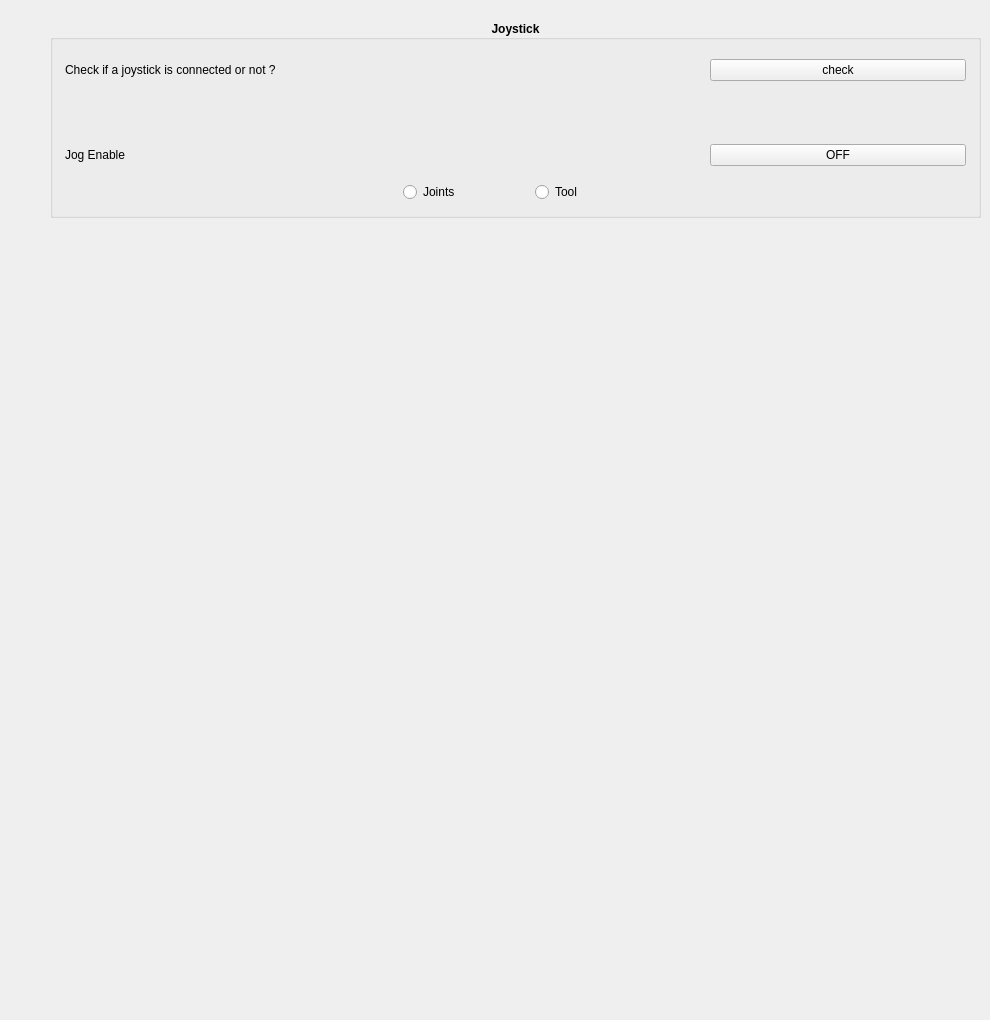
          <widget class="QWidget" name="joy_tab">
           <attribute name="title">
            <string>JOYSTICK</string>
           </attribute>
           <widget class="QWidget" name="verticalLayoutWidget_3">
            <property name="geometry">
             <rect>
              <x>50</x>
              <y>20</y>
              <width>931</width>
              <height>991</height>
             </rect>
            </property>
            <layout class="QVBoxLayout" name="verticalLayout_11" stretch="20,80">
             <item>
              <widget class="QGroupBox" name="groupBox_10">
               <property name="font">
                <font>
                 <weight>75</weight>
                 <bold>true</bold>
                </font>
               </property>
               <property name="title">
                <string>Joystick</string>
               </property>
               <property name="alignment">
                <set>Qt::AlignCenter</set>
               </property>
               <widget class="QWidget" name="verticalLayoutWidget_23">
                <property name="geometry">
                 <rect>
                  <x>10</x>
                  <y>30</y>
                  <width>911</width>
                  <height>161</height>
                 </rect>
                </property>
                <layout class="QVBoxLayout" name="verticalLayout_43" stretch="3,20,3,10,3,25,3,30,3">
                 <item>
                  <spacer name="verticalSpacer_39">
                   <property name="orientation">
                    <enum>Qt::Vertical</enum>
                   </property>
                   <property name="sizeHint" stdset="0">
                    <size>
                     <width>20</width>
                     <height>40</height>
                    </size>
                   </property>
                  </spacer>
                 </item>
                 <item>
                  <layout class="QHBoxLayout" name="horizontalLayout_64" stretch="70,0,30">
                   <property name="leftMargin">
                    <number>5</number>
                   </property>
                   <property name="rightMargin">
                    <number>5</number>
                   </property>
                   <item>
                    <widget class="QLabel" name="label_132">
                     <property name="font">
                      <font>
                       <weight>50</weight>
                       <bold>false</bold>
                      </font>
                     </property>
                     <property name="text">
                      <string>Check if a joystick is connected or not ? </string>
                     </property>
                    </widget>
                   </item>
                   <item>
                    <spacer name="horizontalSpacer_20">
                     <property name="orientation">
                      <enum>Qt::Horizontal</enum>
                     </property>
                     <property name="sizeHint" stdset="0">
                      <size>
                       <width>40</width>
                       <height>20</height>
                      </size>
                     </property>
                    </spacer>
                   </item>
                   <item>
                    <widget class="QPushButton" name="checkJoyConnectedBtn">
                     <property name="font">
                      <font>
                       <weight>50</weight>
                       <bold>false</bold>
                      </font>
                     </property>
                     <property name="text">
                      <string>check</string>
                     </property>
                    </widget>
                   </item>
                  </layout>
                 </item>
                 <item>
                  <spacer name="verticalSpacer_40">
                   <property name="orientation">
                    <enum>Qt::Vertical</enum>
                   </property>
                   <property name="sizeHint" stdset="0">
                    <size>
                     <width>20</width>
                     <height>40</height>
                    </size>
                   </property>
                  </spacer>
                 </item>
                 <item>
                  <layout class="QHBoxLayout" name="horizontalLayout_67">
                   <item>
                    <widget class="QLabel" name="status_label">
                     <property name="text">
                      <string/>
                     </property>
                     <property name="alignment">
                      <set>Qt::AlignCenter</set>
                     </property>
                    </widget>
                   </item>
                  </layout>
                 </item>
                 <item>
                  <spacer name="verticalSpacer_41">
                   <property name="orientation">
                    <enum>Qt::Vertical</enum>
                   </property>
                   <property name="sizeHint" stdset="0">
                    <size>
                     <width>20</width>
                     <height>40</height>
                    </size>
                   </property>
                  </spacer>
                 </item>
                 <item>
                  <layout class="QHBoxLayout" name="horizontalLayout_65" stretch="70,0,30">
                   <property name="leftMargin">
                    <number>5</number>
                   </property>
                   <property name="rightMargin">
                    <number>5</number>
                   </property>
                   <item>
                    <widget class="QLabel" name="label_133">
                     <property name="font">
                      <font>
                       <weight>50</weight>
                       <bold>false</bold>
                      </font>
                     </property>
                     <property name="text">
                      <string>Jog Enable</string>
                     </property>
                    </widget>
                   </item>
                   <item>
                    <spacer name="horizontalSpacer_21">
                     <property name="orientation">
                      <enum>Qt::Horizontal</enum>
                     </property>
                     <property name="sizeHint" stdset="0">
                      <size>
                       <width>40</width>
                       <height>20</height>
                      </size>
                     </property>
                    </spacer>
                   </item>
                   <item>
                    <widget class="QPushButton" name="jog_joystick_enable_btn">
                     <property name="font">
                      <font>
                       <weight>50</weight>
                       <bold>false</bold>
                      </font>
                     </property>
                     <property name="text">
                      <string>OFF</string>
                     </property>
                    </widget>
                   </item>
                  </layout>
                 </item>
                 <item>
                  <spacer name="verticalSpacer_38">
                   <property name="orientation">
                    <enum>Qt::Vertical</enum>
                   </property>
                   <property name="sizeHint" stdset="0">
                    <size>
                     <width>20</width>
                     <height>40</height>
                    </size>
                   </property>
                  </spacer>
                 </item>
                 <item>
                  <layout class="QHBoxLayout" name="horizontalLayout_66">
                   <item>
                    <layout class="QHBoxLayout" name="horizontalLayout_68" stretch="38,10,4,10,38">
                     <property name="leftMargin">
                      <number>0</number>
                     </property>
                     <property name="topMargin">
                      <number>0</number>
                     </property>
                     <property name="rightMargin">
                      <number>3</number>
                     </property>
                     <property name="bottomMargin">
                      <number>0</number>
                     </property>
                     <item>
                      <spacer name="horizontalSpacer_47">
                       <property name="orientation">
                        <enum>Qt::Horizontal</enum>
                       </property>
                       <property name="sizeHint" stdset="0">
                        <size>
                         <width>40</width>
                         <height>20</height>
                        </size>
                       </property>
                      </spacer>
                     </item>
                     <item>
                      <widget class="QRadioButton" name="jointControlRB">
                       <property name="font">
                        <font>
                         <weight>50</weight>
                         <bold>false</bold>
                        </font>
                       </property>
                       <property name="text">
                        <string>Joints</string>
                       </property>
                      </widget>
                     </item>
                     <item>
                      <spacer name="horizontalSpacer_48">
                       <property name="orientation">
                        <enum>Qt::Horizontal</enum>
                       </property>
                       <property name="sizeHint" stdset="0">
                        <size>
                         <width>40</width>
                         <height>20</height>
                        </size>
                       </property>
                      </spacer>
                     </item>
                     <item>
                      <widget class="QRadioButton" name="toolControlRB">
                       <property name="font">
                        <font>
                         <weight>50</weight>
                         <bold>false</bold>
                        </font>
                       </property>
                       <property name="text">
                        <string>Tool</string>
                       </property>
                      </widget>
                     </item>
                     <item>
                      <spacer name="horizontalSpacer_49">
                       <property name="orientation">
                        <enum>Qt::Horizontal</enum>
                       </property>
                       <property name="sizeHint" stdset="0">
                        <size>
                         <width>40</width>
                         <height>20</height>
                        </size>
                       </property>
                      </spacer>
                     </item>
                    </layout>
                   </item>
                  </layout>
                 </item>
                 <item>
                  <spacer name="verticalSpacer_16">
                   <property name="orientation">
                    <enum>Qt::Vertical</enum>
                   </property>
                   <property name="sizeHint" stdset="0">
                    <size>
                     <width>20</width>
                     <height>40</height>
                    </size>
                   </property>
                  </spacer>
                 </item>
                </layout>
               </widget>
              </widget>
             </item>
             <item>
              <spacer name="verticalSpacer_12">
               <property name="orientation">
                <enum>Qt::Vertical</enum>
               </property>
               <property name="sizeHint" stdset="0">
                <size>
                 <width>20</width>
                 <height>40</height>
                </size>
               </property>
              </spacer>
             </item>
            </layout>
           </widget>
          </widget>
